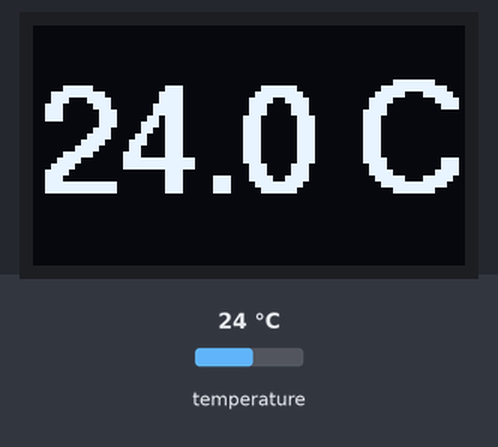
The program below on a simulated ESP32-C3. Shown: 72×40 one-colour display. The inputs (shaded band) are chosen by the test bench; at power-on: temperature 24 °C. What the program prints to the serial monitor is not drawn.

Above: at 2.2 s.
2.3 s: temperature set to 12 °C
At 5.7 s:
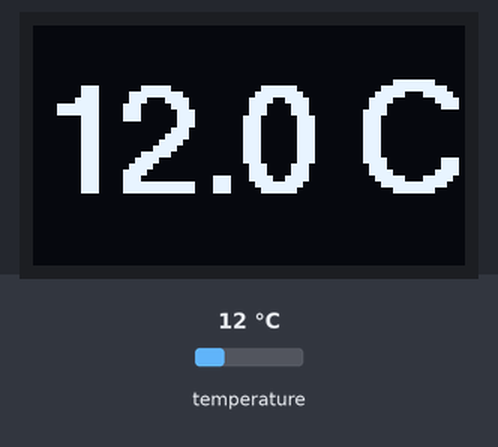
6.0 s: temperature set to 19 °C
At 8.0 s:
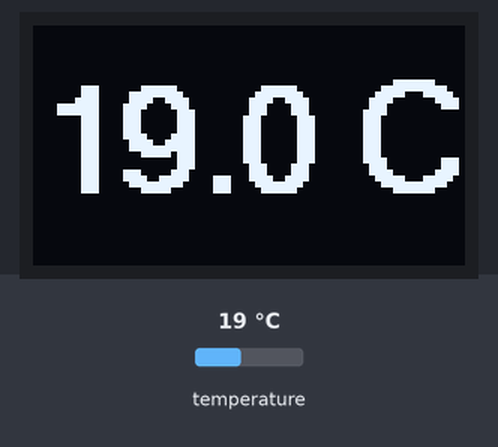
9.7 s: temperature set to 28 °C
At 11.6 s:
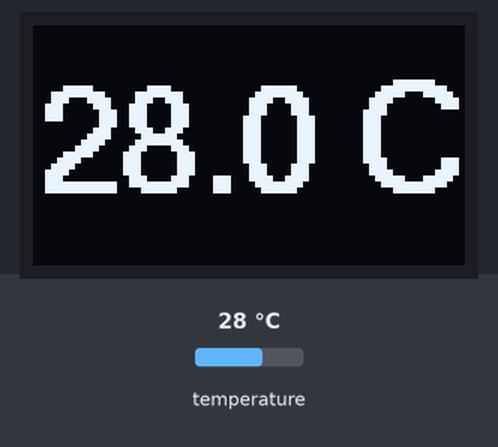
Timing chart, 0 to 13.1 s (numbered marks = the images above; inputs shaded):
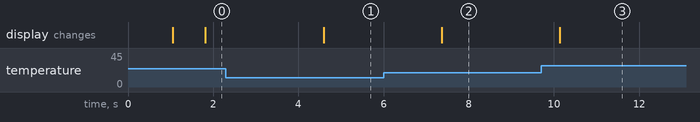

The program:

main.cpp
```cpp
#include <Wire.h>
#include <U8g2lib.h>
#include <OneWire.h>
#include <DallasTemperature.h>

// DS18B20 Data wire connected to GPIO 2
#define ONE_WIRE_BUS 2

OneWire oneWire(ONE_WIRE_BUS);
DallasTemperature sensors(&oneWire);

// Constructor for the 0.42-inch OLED (72x40) on ESP32-C3 (SCL=6, SDA=5)
U8G2_SSD1306_72X40_ER_F_HW_I2C u8g2(U8G2_R0, U8X8_PIN_NONE, 6, 5);

void setup() {
  Serial.begin(115200);
  delay(1000);

  // Start the DS18B20 sensor
  sensors.begin();

  // Start the OLED display
  u8g2.begin();
}

void loop() {
  // Request temperature from the probe
  sensors.requestTemperatures();
  float tempC = sensors.getTempCByIndex(0);

  // Print to Serial Monitor for debugging
  Serial.print("Temperature: ");
  Serial.print(tempC);
  Serial.println(" °C");

  // Update OLED Display - Full Screen Temperature Focus
  u8g2.clearBuffer();

  if (tempC == DEVICE_DISCONNECTED_C) {
    u8g2.setFont(u8g2_font_helvB10_tr);
    u8g2.setCursor(10, 26);
    u8g2.print("Error");
  } else {
    // Format the temperature string (e.g., "21.1 C")
    char tempString[10];
    dtostrf(tempC, 4, 1, tempString);
    strcat(tempString, " C");

    // Use a larger, bold font centered nicely on the 72x40 display
    u8g2.setFont(u8g2_font_helvB18_te);

    // Draw centered or neatly positioned across the 72x40 canvas
    u8g2.setCursor(2, 28);
    u8g2.print(tempString);
  }

  u8g2.sendBuffer(); // Push buffer to the screen

  delay(2000); // Read every 2 seconds
}
```

Measured:
- after the input at 2.3 s, the display: changes after 2.3 s (image 1)
- after the input at 6.0 s, the display: changes after 1.4 s (image 2)
- after the input at 9.7 s, the display: changes after 0.44 s (image 3)
